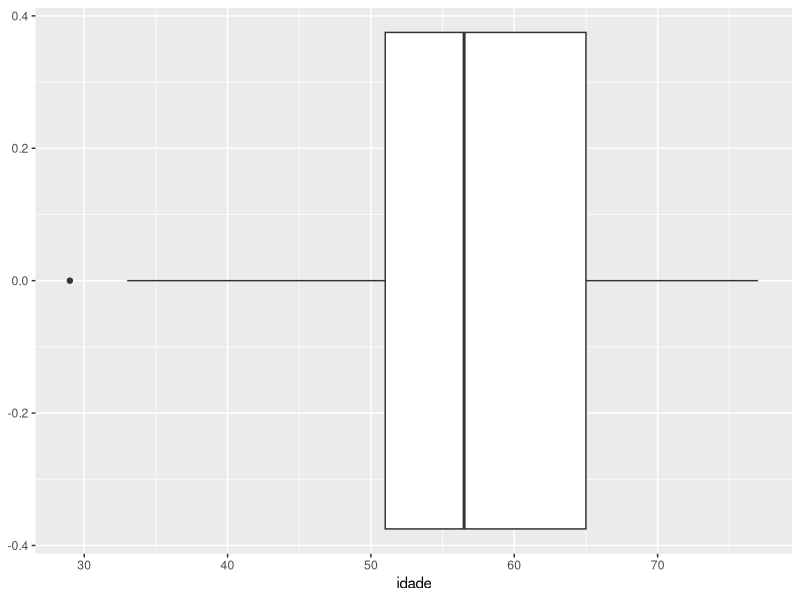
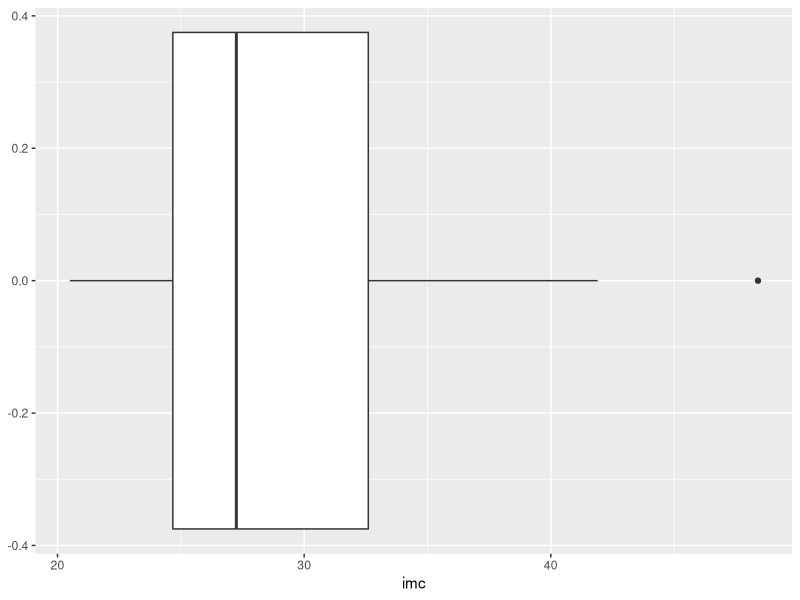
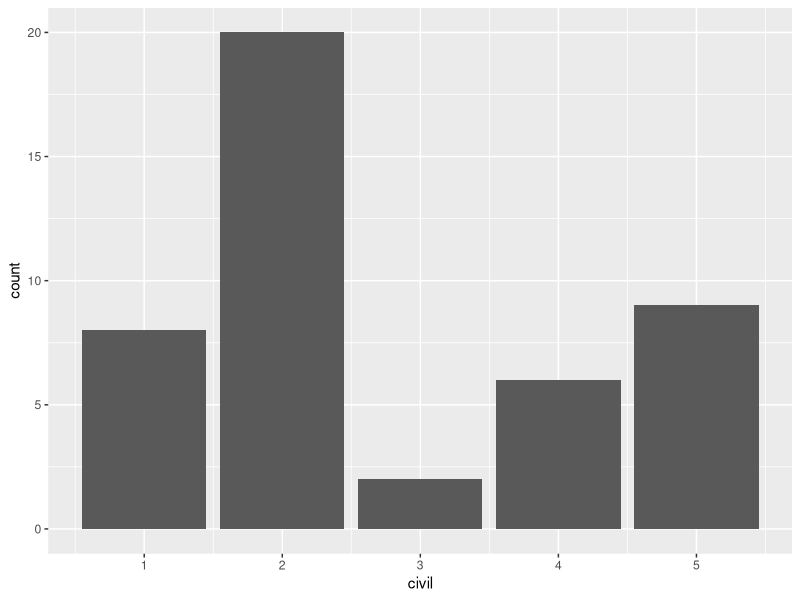
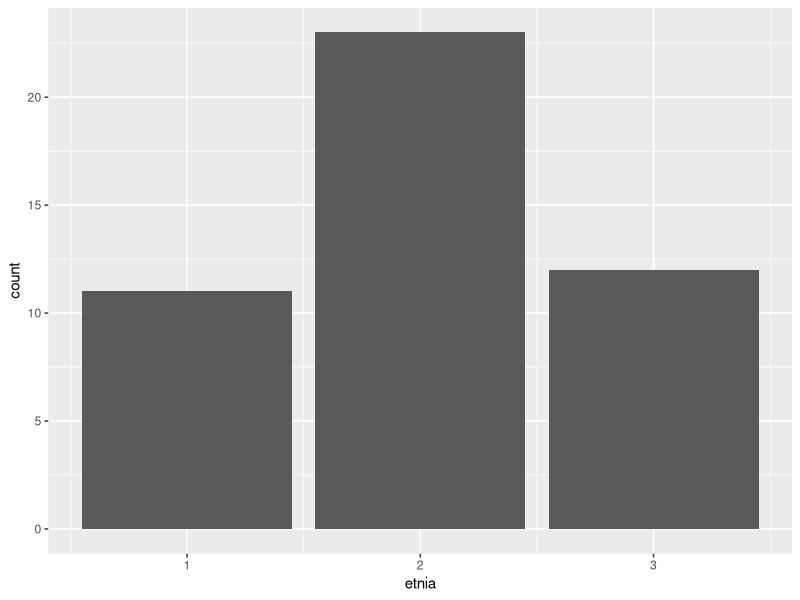
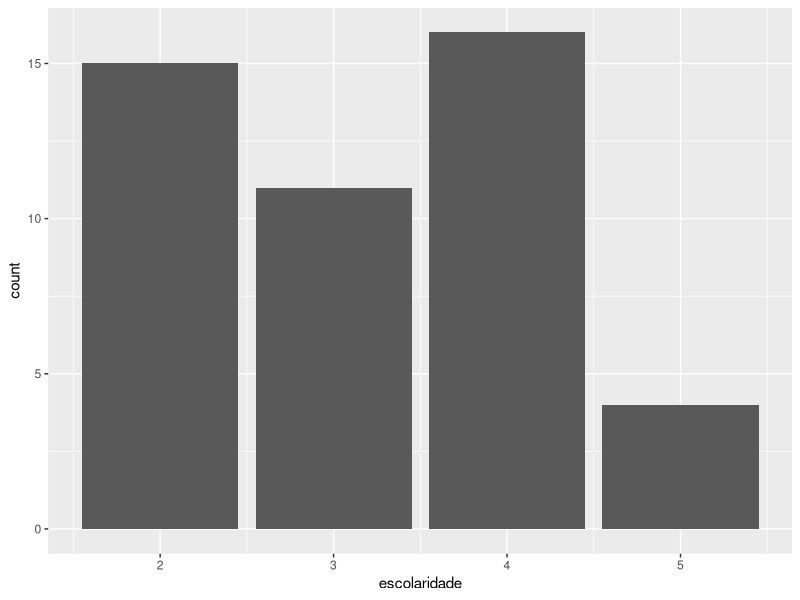
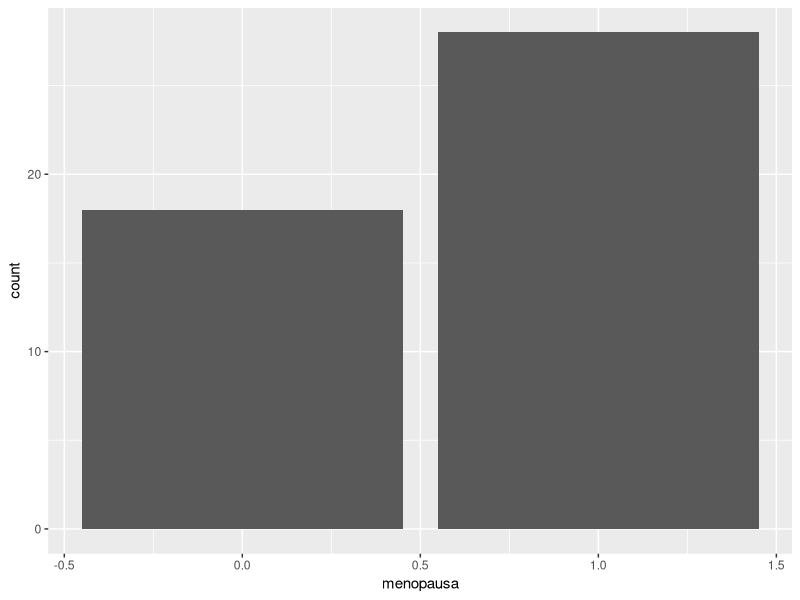
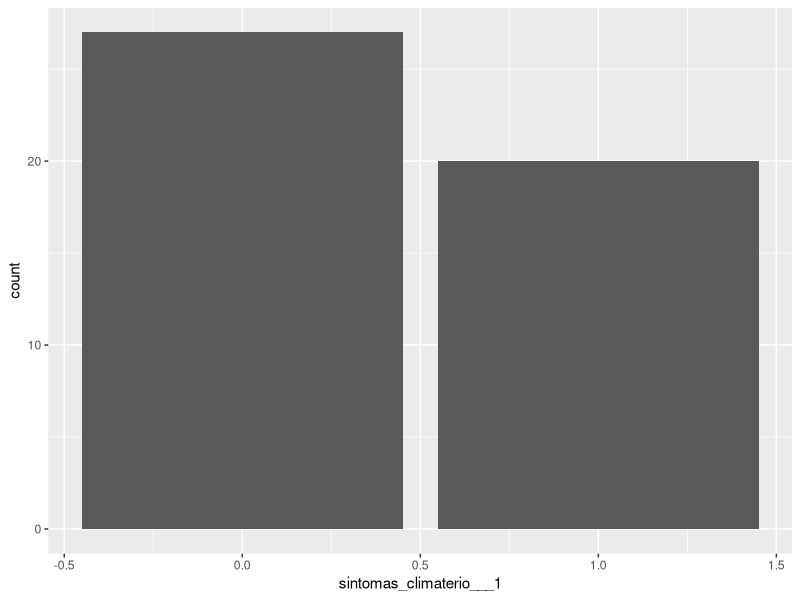
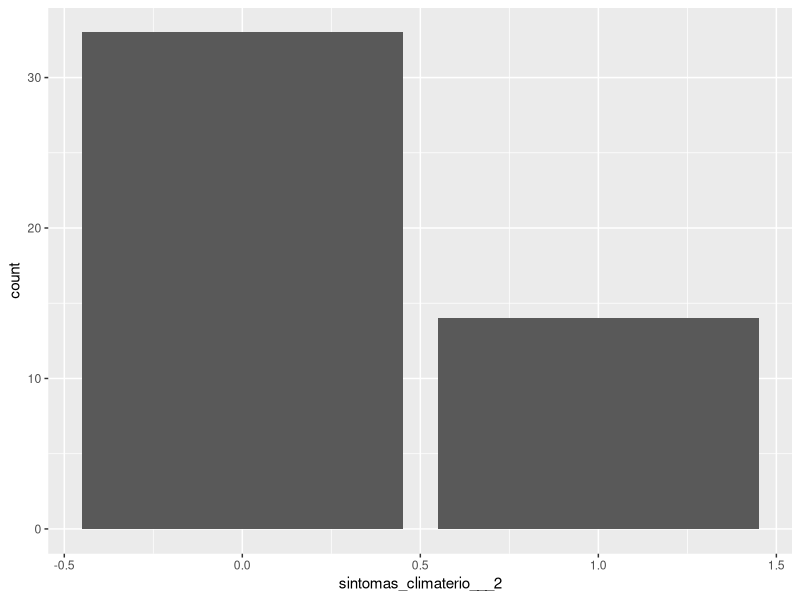

The R script that drew these images, in order:
library(tidyverse)


df_uerj <- read.csv('df_uerj.csv') |>
              mutate(
                imc = round(peso/((altura/100)^2), digits = 1)
              )



names(df_uerj)


df_uerj |>
  ggplot(aes(idade)) +
  geom_boxplot()

df_uerj |>
  ggplot(aes(imc))+
  geom_boxplot()

df_uerj |>
  ggplot(aes(civil))+
  geom_bar()

df_uerj |>
  ggplot(aes(etnia))+
  geom_bar()

df_uerj |>
  ggplot(aes(escolaridade))+
  geom_bar()

df_uerj |>
  ggplot(aes(menopausa))+
  geom_bar()

df_uerj |>
  ggplot(aes(sintomas_climaterio___1))+
  geom_bar()

df_uerj |>
  ggplot(aes(sintomas_climaterio___2))+
  geom_bar()

df_uerj |>
  ggplot(aes(sintomas_climaterio___3))+
  geom_bar()

df_uerj |>
  ggplot(aes(sintomas_climaterio___4))+
  geom_bar()

df_uerj |>
  mutate(sintomas_climaterio___4= as.factor(sintomas_climaterio___4)) |>
  ggplot(aes(menopausa, fill = sintomas_climaterio___4))+
  geom_bar()

df_uerj |>
  ggplot(aes(atrapalha_relacao))+
  geom_bar()

df_uerj |>
  ggplot(aes(escala_incomodo))+
  geom_bar()

